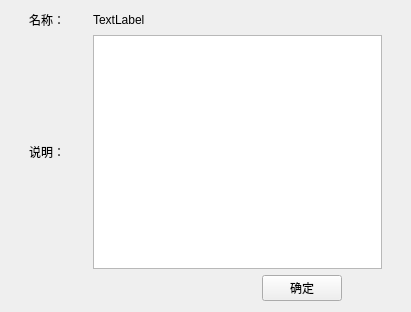
<?xml version="1.0" encoding="UTF-8"?>
<ui version="4.0">
 <class>CDlgAgroSampleParaShow</class>
 <widget class="QWidget" name="CDlgAgroSampleParaShow">
  <property name="geometry">
   <rect>
    <x>0</x>
    <y>0</y>
    <width>411</width>
    <height>312</height>
   </rect>
  </property>
  <property name="windowTitle">
   <string>Form</string>
  </property>
  <layout class="QHBoxLayout" name="horizontalLayout_4" stretch="1,20,1">
   <item>
    <spacer name="horizontalSpacer_3">
     <property name="orientation">
      <enum>Qt::Horizontal</enum>
     </property>
     <property name="sizeHint" stdset="0">
      <size>
       <width>14</width>
       <height>20</height>
      </size>
     </property>
    </spacer>
   </item>
   <item>
    <layout class="QVBoxLayout" name="verticalLayout">
     <item>
      <layout class="QHBoxLayout" name="horizontalLayout_2" stretch="1,5">
       <item>
        <widget class="QLabel" name="label">
         <property name="text">
          <string>名称：</string>
         </property>
        </widget>
       </item>
       <item>
        <widget class="QLabel" name="label_2">
         <property name="text">
          <string>TextLabel</string>
         </property>
        </widget>
       </item>
      </layout>
     </item>
     <item>
      <layout class="QHBoxLayout" name="horizontalLayout" stretch="1,5">
       <item>
        <widget class="QLabel" name="label_3">
         <property name="text">
          <string>说明：</string>
         </property>
        </widget>
       </item>
       <item>
        <widget class="QTextEdit" name="textEdit"/>
       </item>
      </layout>
     </item>
     <item>
      <layout class="QHBoxLayout" name="horizontalLayout_3" stretch="4,1,0">
       <item>
        <spacer name="horizontalSpacer">
         <property name="orientation">
          <enum>Qt::Horizontal</enum>
         </property>
         <property name="sizeHint" stdset="0">
          <size>
           <width>40</width>
           <height>20</height>
          </size>
         </property>
        </spacer>
       </item>
       <item>
        <widget class="QPushButton" name="pushButton">
         <property name="minimumSize">
          <size>
           <width>80</width>
           <height>0</height>
          </size>
         </property>
         <property name="maximumSize">
          <size>
           <width>80</width>
           <height>16777215</height>
          </size>
         </property>
         <property name="text">
          <string>确定</string>
         </property>
        </widget>
       </item>
       <item>
        <spacer name="horizontalSpacer_2">
         <property name="orientation">
          <enum>Qt::Horizontal</enum>
         </property>
         <property name="sizeHint" stdset="0">
          <size>
           <width>40</width>
           <height>20</height>
          </size>
         </property>
        </spacer>
       </item>
      </layout>
     </item>
    </layout>
   </item>
   <item>
    <spacer name="horizontalSpacer_4">
     <property name="orientation">
      <enum>Qt::Horizontal</enum>
     </property>
     <property name="sizeHint" stdset="0">
      <size>
       <width>14</width>
       <height>20</height>
      </size>
     </property>
    </spacer>
   </item>
  </layout>
 </widget>
 <resources/>
 <connections/>
</ui>
